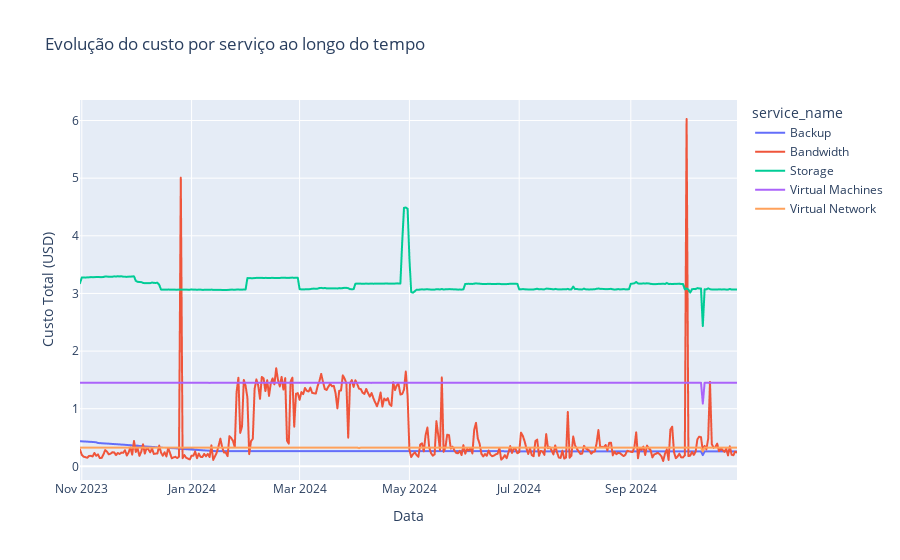

This figure's notebook cell:
### Code cell
df_service_name = df.loc[:,
                         ['cost','date','service_name']
                         ].groupby(['date','service_name']).sum().reset_index()

px.line(
        data_frame= df_service_name,
        x = 'date',
        y = 'cost',
        color='service_name',
        title= 'Evolução do custo por serviço ao longo do tempo',
        labels={'date': 'Data', 'cost': 'Custo Total (USD)'}
        )

### Figure 1 — Plotly figure (JSON) as saved in the notebook; plotly's stock layout.template omitted (floating-point values rounded to 4 significant figures; data arrays with more than 128 entries replaced by an {"elided": "..."} marker saying what was removed)
{"data": [{"hovertemplate": "service_name=Backup<br>Data=%{x}<br>Custo Total (USD)=%{y}<extra></extra>", "legendgroup": "Backup", "line": {"color": "#636efa", "dash": "solid"}, "marker": {"symbol": "circle"}, "mode": "lines", "name": "Backup", "showlegend": true, "type": "scattergl", "x": {"elided": "366 str values"}, "xaxis": "x", "y": {"elided": "366 float values"}, "yaxis": "y"}, {"hovertemplate": "service_name=Bandwidth<br>Data=%{x}<br>Custo Total (USD)=%{y}<extra></extra>", "legendgroup": "Bandwidth", "line": {"color": "#EF553B", "dash": "solid"}, "marker": {"symbol": "circle"}, "mode": "lines", "name": "Bandwidth", "showlegend": true, "type": "scattergl", "x": {"elided": "366 str values"}, "xaxis": "x", "y": {"elided": "366 float values"}, "yaxis": "y"}, {"hovertemplate": "service_name=Storage<br>Data=%{x}<br>Custo Total (USD)=%{y}<extra></extra>", "legendgroup": "Storage", "line": {"color": "#00cc96", "dash": "solid"}, "marker": {"symbol": "circle"}, "mode": "lines", "name": "Storage", "showlegend": true, "type": "scattergl", "x": {"elided": "366 str values"}, "xaxis": "x", "y": {"elided": "366 float values"}, "yaxis": "y"}, {"hovertemplate": "service_name=Virtual Machines<br>Data=%{x}<br>Custo Total (USD)=%{y}<extra></extra>", "legendgroup": "Virtual Machines", "line": {"color": "#ab63fa", "dash": "solid"}, "marker": {"symbol": "circle"}, "mode": "lines", "name": "Virtual Machines", "showlegend": true, "type": "scattergl", "x": {"elided": "366 str values"}, "xaxis": "x", "y": {"elided": "366 float values"}, "yaxis": "y"}, {"hovertemplate": "service_name=Virtual Network<br>Data=%{x}<br>Custo Total (USD)=%{y}<extra></extra>", "legendgroup": "Virtual Network", "line": {"color": "#FFA15A", "dash": "solid"}, "marker": {"symbol": "circle"}, "mode": "lines", "name": "Virtual Network", "showlegend": true, "type": "scattergl", "x": {"elided": "366 str values"}, "xaxis": "x", "y": {"elided": "366 float values"}, "yaxis": "y"}], "layout": {"legend": {"title": {"text": "service_name"}, "tracegroupgap": 0}, "title": {"text": "Evolução do custo por serviço ao longo do tempo"}, "xaxis": {"anchor": "y", "domain": [0, 1], "title": {"text": "Data"}}, "yaxis": {"anchor": "x", "domain": [0, 1], "title": {"text": "Custo Total (USD)"}}}}
